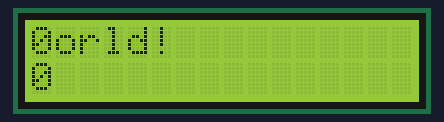
This sketch was run on a simulated Arduino Uno, built with avr-gcc and run on an emulated ATmega328P. Shown: 16×2 character LCD.

Above: at 0.21 s.
At 1.11 s:
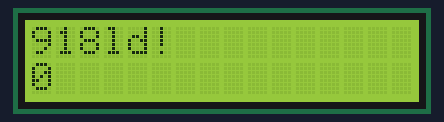
At 6.53 s:
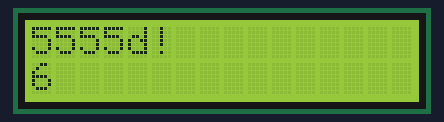
At 11.94 s:
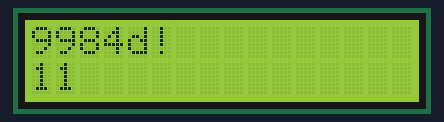
At 25.74 s:
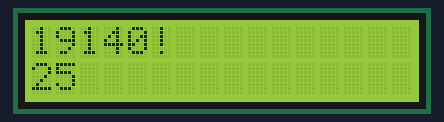
At 39.85 s:
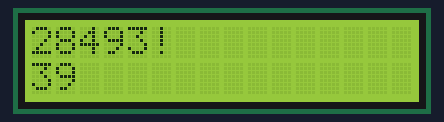

The sketch:

LCD_Only.ino
```cpp
#include <LiquidCrystal.h>

// initialize the library by associating any needed LCD interface pin
LiquidCrystal lcd(5,6,7,10,11,12);

  int x= 0;
void setup() {
  lcd.begin(16, 2);

  lcd.print("World!");


}

void loop() {
  // set the cursor to column 0, line 1
  // (note: line 1 is the second row, since counting begins with 0):
  lcd.setCursor(0, 1);
  // print the number of seconds since reset:

  lcd.print(millis() / 1000);

  lcd.setCursor(0,0);

  lcd.print(x++);
}
```
